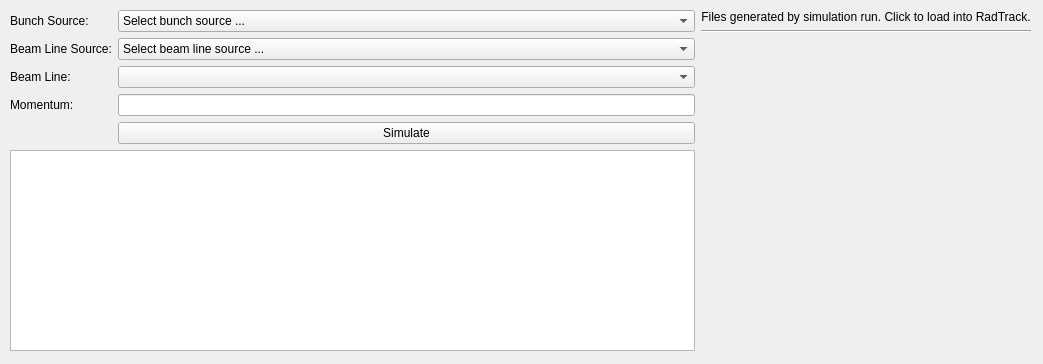
<?xml version="1.0" encoding="UTF-8"?>
<ui version="4.0">
 <class>ELE</class>
 <widget class="QWidget" name="ELE">
  <property name="geometry">
   <rect>
    <x>0</x>
    <y>0</y>
    <width>1043</width>
    <height>364</height>
   </rect>
  </property>
  <property name="windowTitle">
   <string>Form</string>
  </property>
  <widget class="QWidget" name="horizontalLayoutWidget">
   <property name="geometry">
    <rect>
     <x>10</x>
     <y>10</y>
     <width>1021</width>
     <height>341</height>
    </rect>
   </property>
   <layout class="QHBoxLayout" name="horizontalLayout_2">
    <item>
     <layout class="QFormLayout" name="formLayout_2">
      <item row="0" column="0">
       <widget class="QLabel" name="bunchSourceLabel">
        <property name="text">
         <string>Bunch Source:</string>
        </property>
       </widget>
      </item>
      <item row="0" column="1">
       <widget class="QComboBox" name="bunchSourceComboBox">
        <item>
         <property name="text">
          <string>Select bunch source ...</string>
         </property>
        </item>
        <item>
         <property name="text">
          <string>Another file ...</string>
         </property>
        </item>
       </widget>
      </item>
      <item row="1" column="0">
       <widget class="QLabel" name="beamLineSourceLabel">
        <property name="text">
         <string>Beam Line Source:</string>
        </property>
       </widget>
      </item>
      <item row="1" column="1">
       <widget class="QComboBox" name="beamLineSourceComboBox">
        <item>
         <property name="text">
          <string>Select beam line source ...</string>
         </property>
        </item>
        <item>
         <property name="text">
          <string>Another file ...</string>
         </property>
        </item>
       </widget>
      </item>
      <item row="2" column="0">
       <widget class="QLabel" name="beamLineLabel">
        <property name="text">
         <string>Beam Line:</string>
        </property>
       </widget>
      </item>
      <item row="2" column="1">
       <widget class="QComboBox" name="beamLineComboBox"/>
      </item>
      <item row="3" column="0">
       <widget class="QLabel" name="momentumLabel">
        <property name="text">
         <string>Momentum:</string>
        </property>
       </widget>
      </item>
      <item row="3" column="1">
       <widget class="QLineEdit" name="momentumLineEdit"/>
      </item>
      <item row="4" column="1">
       <widget class="QPushButton" name="pushButton">
        <property name="text">
         <string>Simulate</string>
        </property>
       </widget>
      </item>
      <item row="5" column="0" colspan="2">
       <widget class="QTextEdit" name="textEdit_2"/>
      </item>
     </layout>
    </item>
    <item>
     <layout class="QVBoxLayout" name="verticalLayout_4">
      <property name="spacing">
       <number>6</number>
      </property>
      <item>
       <widget class="QLabel" name="label">
        <property name="sizePolicy">
         <sizepolicy hsizetype="Fixed" vsizetype="Fixed">
          <horstretch>0</horstretch>
          <verstretch>0</verstretch>
         </sizepolicy>
        </property>
        <property name="text">
         <string>Files generated by simulation run. Click to load into RadTrack.</string>
        </property>
        <property name="alignment">
         <set>Qt::AlignHCenter|Qt::AlignTop</set>
        </property>
       </widget>
      </item>
      <item>
       <widget class="Line" name="line">
        <property name="orientation">
         <enum>Qt::Horizontal</enum>
        </property>
       </widget>
      </item>
      <item>
       <spacer name="verticalSpacer">
        <property name="orientation">
         <enum>Qt::Vertical</enum>
        </property>
        <property name="sizeHint" stdset="0">
         <size>
          <width>20</width>
          <height>40</height>
         </size>
        </property>
       </spacer>
      </item>
     </layout>
    </item>
   </layout>
  </widget>
 </widget>
 <resources/>
 <connections/>
</ui>
